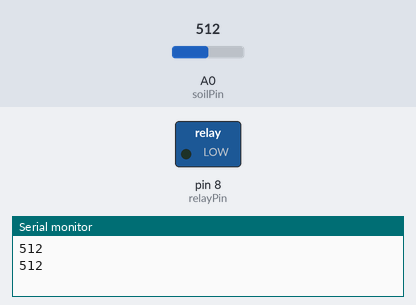
Recording of a sketch running on a simulated Arduino Uno, built with avr-gcc and run on an emulated ATmega328P. Shown: switched loads named in the sketch (green lamp = pin HIGH), the last lines printed to the serial monitor. The test bench sets the inputs (shaded band); at power-on: A0 (soilPin) = 512.

Above: at 6.8 s.
6.9 s: A0 (soilPin) set to 491
At 13.1 s:
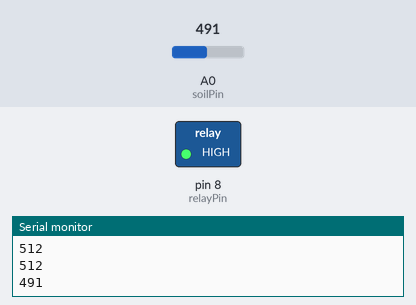
13.6 s: A0 (soilPin) set to 510
At 18.9 s:
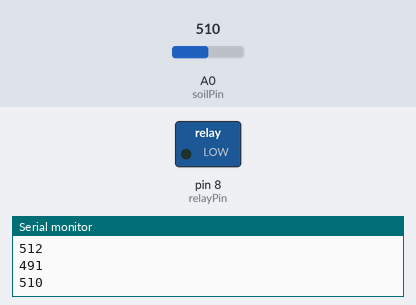
20.3 s: A0 (soilPin) set to 490
At 24.7 s:
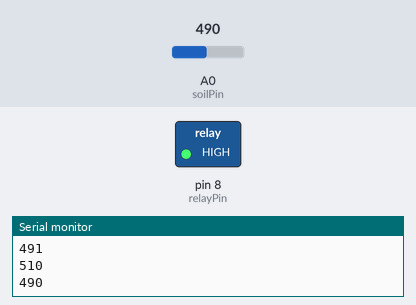
Timing chart, 0 to 26.2 s (numbered marks = the images above; inputs shaded):
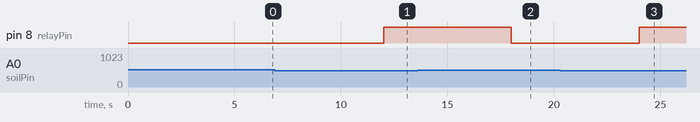

The sketch:

arduinomain_file.ino
```cpp
int soilPin = A0;   // Soil moisture sensor connected to A0
int relayPin = 8;   // Relay control pin

void setup() {
  pinMode(soilPin, INPUT);
  pinMode(relayPin, OUTPUT);
  digitalWrite(relayPin, HIGH);
  Serial.begin(9600);
}

void loop() {
  int soilValue = analogRead(soilPin); // Read soil moisture value
  Serial.println(soilValue);

  if (soilValue < 500) {
    // Soil is dry, open the valve (adjust the threshold as needed)
    digitalWrite(relayPin, HIGH);
    delay(5000);
  } else {
    // Soil is wet, close the valve
    digitalWrite(relayPin, LOW);
    delay (5000);
  }

  delay(1000); // Delay for 1 second before the next reading
}
```

Measured:
- the behaviour switches between 500 and 499 on A0 (soilPin) (found by bisection; images 0 and 1)
- after the input at 6.9 s, pin 8 (relayPin): LOW → HIGH after 5.1 s
- after the input at 13.6 s, pin 8 (relayPin): HIGH → LOW after 4.4 s
- after the input at 20.3 s, pin 8 (relayPin): LOW → HIGH after 3.7 s
